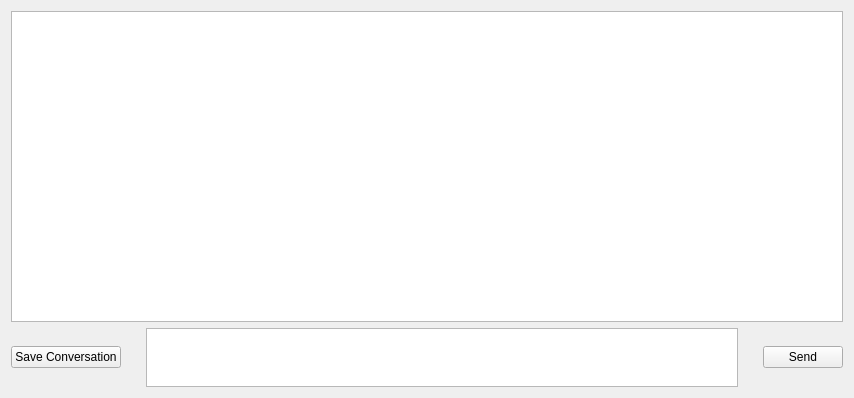
<?xml version="1.0" encoding="UTF-8"?>
<ui version="4.0">
 <class>ConversationWindow</class>
 <widget class="QWidget" name="ConversationWindow">
  <property name="geometry">
   <rect>
    <x>0</x>
    <y>0</y>
    <width>854</width>
    <height>398</height>
   </rect>
  </property>
  <property name="windowTitle">
   <string>Form</string>
  </property>
  <layout class="QVBoxLayout" name="verticalLayout">
   <item>
    <widget class="QTextEdit" name="conversationText"/>
   </item>
   <item>
    <layout class="QHBoxLayout" name="horizontalLayout_2">
     <property name="spacing">
      <number>25</number>
     </property>
     <property name="sizeConstraint">
      <enum>QLayout::SetDefaultConstraint</enum>
     </property>
     <item>
      <widget class="QPushButton" name="saveConversationButton">
       <property name="sizePolicy">
        <sizepolicy hsizetype="Fixed" vsizetype="Fixed">
         <horstretch>0</horstretch>
         <verstretch>0</verstretch>
        </sizepolicy>
       </property>
       <property name="text">
        <string>Save Conversation</string>
       </property>
      </widget>
     </item>
     <item alignment="Qt::AlignVCenter">
      <widget class="QTextEdit" name="messageText">
       <property name="sizePolicy">
        <sizepolicy hsizetype="Expanding" vsizetype="Preferred">
         <horstretch>0</horstretch>
         <verstretch>0</verstretch>
        </sizepolicy>
       </property>
       <property name="minimumSize">
        <size>
         <width>200</width>
         <height>0</height>
        </size>
       </property>
       <property name="maximumSize">
        <size>
         <width>16777215</width>
         <height>59</height>
        </size>
       </property>
       <property name="font">
        <font>
         <pointsize>12</pointsize>
        </font>
       </property>
      </widget>
     </item>
     <item>
      <widget class="QPushButton" name="sendButton">
       <property name="sizePolicy">
        <sizepolicy hsizetype="Fixed" vsizetype="Fixed">
         <horstretch>0</horstretch>
         <verstretch>0</verstretch>
        </sizepolicy>
       </property>
       <property name="text">
        <string>Send</string>
       </property>
      </widget>
     </item>
    </layout>
   </item>
  </layout>
 </widget>
 <resources/>
 <connections/>
</ui>
